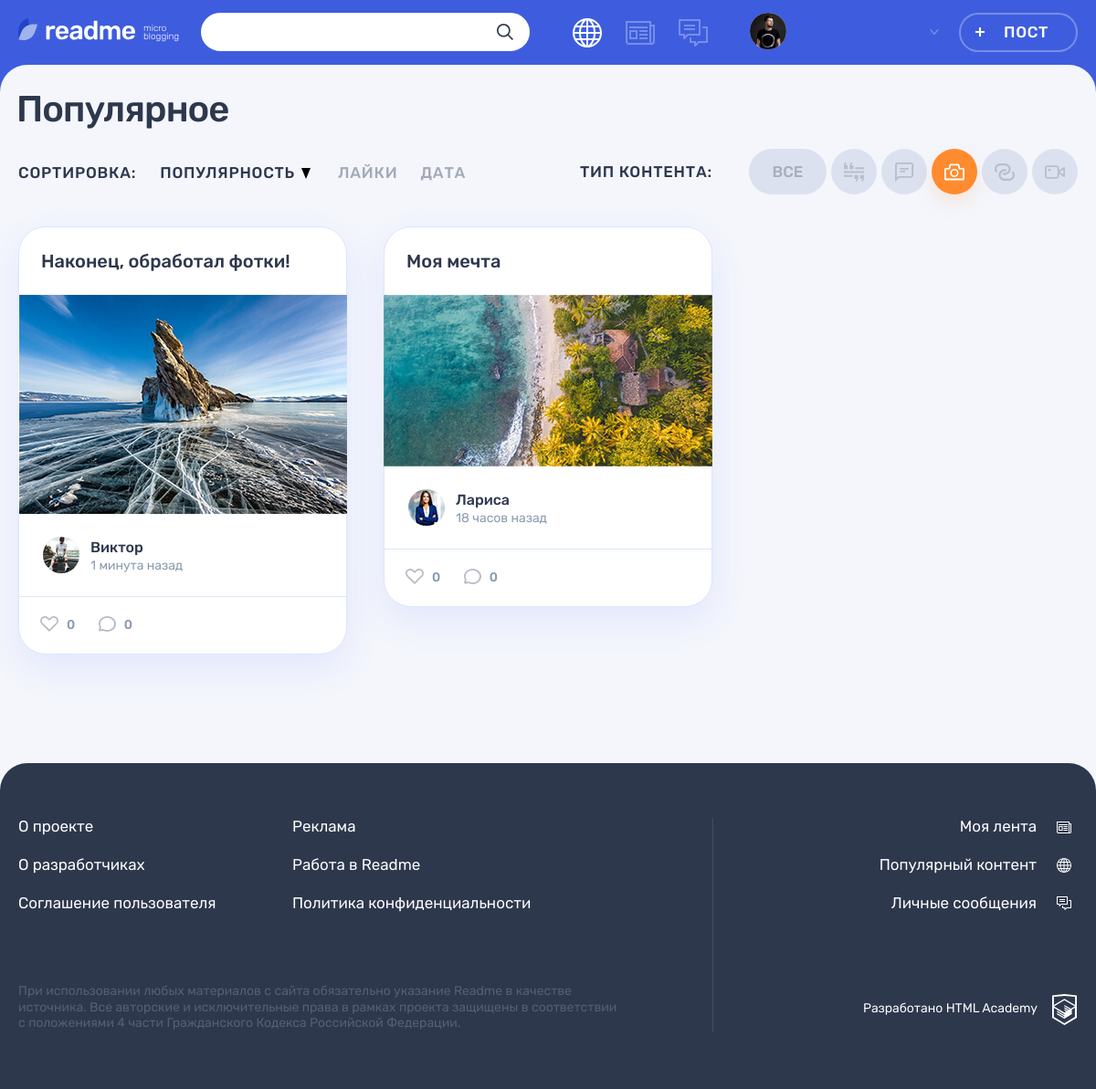
The app's page /index.php?post_type=3 with its own data.
### tables this page shows
CREATE TABLE IF NOT EXISTS content_types  (
id INT UNSIGNED AUTO_INCREMENT PRIMARY KEY,
type_name VARCHAR(128),
type_class VARCHAR(128)
);

CREATE TABLE IF NOT EXISTS posts (
id INT UNSIGNED AUTO_INCREMENT PRIMARY KEY,
author_id INT UNSIGNED,
post_type INT UNSIGNED,
dt_add DATETIME,
title VARCHAR(128),
content TEXT,
quote_author TEXT,
img_url VARCHAR(128),
youtube_url VARCHAR(128),
url VARCHAR(128),
view_count INT,
FOREIGN KEY (author_id) REFERENCES users(id)
ON UPDATE CASCADE
ON DELETE CASCADE,
FOREIGN KEY (post_type) REFERENCES content_types(id)
ON UPDATE CASCADE
ON DELETE CASCADE
);

CREATE TABLE IF NOT EXISTS users (
id INT UNSIGNED AUTO_INCREMENT PRIMARY KEY,
username VARCHAR(32) NOT NULL UNIQUE,
dt_add DATETIME,
email VARCHAR(128) NOT NULL UNIQUE,
password VARCHAR(64),
avatar VARCHAR(128)
);

### helpers.php (called while the page is built, shortened)
<?php
function get_noun_plural_form(int $number, string $one, string $two, string $many): string
{
    $number = (int)$number;
    $mod10 = $number % 10;
    $mod100 = $number % 100;
    switch (true) {
        case ($mod100 >= 11 && $mod100 <= 20):
            return $many;
        case ($mod10 === 1):
            return $one;
    }
}
function include_template($name, array $data = [])
{
    $name = 'templates/' . $name;
    extract($data);
    require $name;
    $result = ob_get_clean();
    return $result;
}
function generate_random_date($index)
{
    $deltas = [['minutes' => 59], ['hours' => 23], ['days' => 6], ['weeks' => 4], ['months' => 11]];
    $dcnt = count($deltas);
    $delta = $deltas[$index];
    $timeval = rand(1, current($delta));
    $timename = key($delta);
    $ts = strtotime("$timeval $timename ago");
    $dt = date('Y-m-d H:i:s', $ts);
    return $dt;
}

### functions.php (called while the page is built, shortened)
<?php
function get_post_time($post_id): DateTime
{
    $random_date = generate_random_date($post_id);
    return date_create($random_date);
}
function absolute_time_to_relative($absolute_time): string
{
    $current_date = date_create();
    $interval = date_diff($absolute_time, $current_date);
    $interval_in_minutes = $interval->days * 24 * 60;
    $interval_in_minutes += $interval->h * 60;
    $interval_in_minutes += $interval->i;
    if ($interval_in_minutes < 60) {
        $relative_time = $interval->i.' '.get_noun_plural_form($interval->i,'минута','минуты','минут').' назад';
    } elseif ($interval_in_minutes < 1440) {
        $relative_time = $interval->h.' '.get_noun_plural_form($interval->h,'час','часа','часов').' назад';
    } elseif ($interval_in_minutes < 10080) {
        $relative_time = $interval->d.' '.get_noun_plural_form($interval->d,'день','дня','дней').' назад';
    } elseif ($interval_in_minutes < 50400) {
        $weeks = floor($interval->d/7);
        $relative_time = $weeks.' '.get_noun_plural_form($weeks,'неделя','недели','недель').' назад';
    } else {
        $relative_time = $interval->m.' '.get_noun_plural_form($interval->m,'месяц','месяца','месяцев').' назад';
    }
    return $relative_time;
}
function secure_query(mysqli $con, string $sql, string $type, string $var): mysqli_result {
    $prepared_sql = mysqli_prepare($con, $sql);
    mysqli_stmt_bind_param($prepared_sql, $type, $var);
    mysqli_stmt_execute($prepared_sql);
    return mysqli_stmt_get_result($prepared_sql);
}

### templates/main.php (the view, shortened to what this page needs)
<div class="container">
    <h1 class="page__title page__title--popular">Популярное</h1>
</div>
<div class="popular container">
    <div class="popular__filters-wrapper">
        <div class="popular__sorting sorting">
            <b class="popular__sorting-caption sorting__caption">Сортировка:</b>
            <ul class="popular__sorting-list sorting__list">
                <li class="sorting__item sorting__item--popular">
                    <a class="sorting__link sorting__link--active" href="#">
                        <span>Популярность</span>
                        <svg class="sorting__icon" width="10" height="12">
                            <use xlink:href="#icon-sort"></use>
                        </svg>
                    </a>
                </li>
                <li class="sorting__item">
                    <a class="sorting__link" href="#">
                        <span>Лайки</span>
                    </a>
                </li>
                <li class="sorting__item">
                    <a class="sorting__link" href="#">
                        <span>Дата</span>
                    </a>
                </li>
            </ul>
        </div>
        <div class="popular__filters filters">
            <b class="popular__filters-caption filters__caption">Тип контента:</b>
            <ul class="popular__filters-list filters__list">
                <li class="popular__filters-item popular__filters-item--all filters__item filters__item--all">
                    <a class="filters__button filters__button--ellipse filters__button--all <?php if ($post_type == ''):?>filters__button--active <?php endif; ?>" href="#">
                        <span>Все</span>
                    </a>
                </li>
                <?php foreach($content_types as $index => $content_type): ?>
                    <li class="popular__filters-item filters__item">
                        <a class="button filters__button filters__button--<?=$content_type['type_class'];?> <?php if ($post_type == $content_type['id']):?>filters__button--active <?php endif; ?>" href="index.php?post_type=<?=$content_type['id'];?>">
                            <svg class="filters__icon" width="22" height="21">
                                <use xlink:href="#icon-filter-<?=$content_type['type_class'];?>"></use>
                            </svg>
                        </a>
                    </li>
                <?php endforeach ?>
            </ul>
        </div>
    </div>
    <div class="popular__posts">
        <?php foreach($posts as $index => $post): ?>
            <article class="popular__post post post-<?=$post['type_class'];?>">
            <header class="post__header">
                <h2><a href="post.php?id=<?=$post['id']?>"><?=$post['title'];?></a></h2>
            </header>
            <div class="post__main">
                <?php switch($post['type_class']): case 'quote': ?>
                <?php break; case 'photo': ?>
                    <div class="post-photo__image-wrapper">
                        <img src="img/<?=$post['content'];?>" alt="Фото от пользователя" width="360" height="240">
                    </div>
                <?php break; case 'link': ?>
                <?php endswitch ?>
            </div>
            <footer class="post__footer">
                <div class="post__author">
                    <a class="post__author-link" href="#" title="Автор">
                        <div class="post__avatar-wrapper">
                            <img class="post__author-avatar" src="img/<?=$post['avatar'];?>" alt="Аватар пользователя">
                        </div>
                        <div class="post__info">
                            <b class="post__author-name"><?=$post['username'];?></b>
                            <?php $post_time = get_post_time($index) ?>
                            <time class="post__time" datetime="<?= $post_time->format('Y-m-d H:i:s'); ?>" title="<?= $post_time->format('d.m.Y H:i'); ?>"><?= absolute_time_to_relative($post_time); ?></time>
                        </div>
                    </a>
                </div>
                <div class="post__indicators">
                    <div class="post__buttons">
                        <a class="post__indicator post__indicator--likes button" href="#" title="Лайк">
                            <svg class="post__indicator-icon" width="20" height="17">
                                <use xlink:href="#icon-heart"></use>
                            </svg>
                            <span>0</span>
                        </a>
                        <a class="post__indicator post__indicator--comments button" href="#" title="Комментарии">
                            <svg class="post__indicator-icon" width="19" height="17">
                                <use xlink:href="#icon-comment"></use>
                            </svg>
                            <span>0</span>
                        </a>
                    </div>
                </div>
            </footer>
            </article>
        <?php endforeach; ?>
    </div>
</div>

### records on screen
posts: title "Наконец, обработал фотки!", content (picture), author.avatar (picture), author.username "Виктор", post_time "1 минута назад"
posts: title "Моя мечта", content (picture), author.avatar (picture), author.username "Лариса", post_time "18 часов назад"
